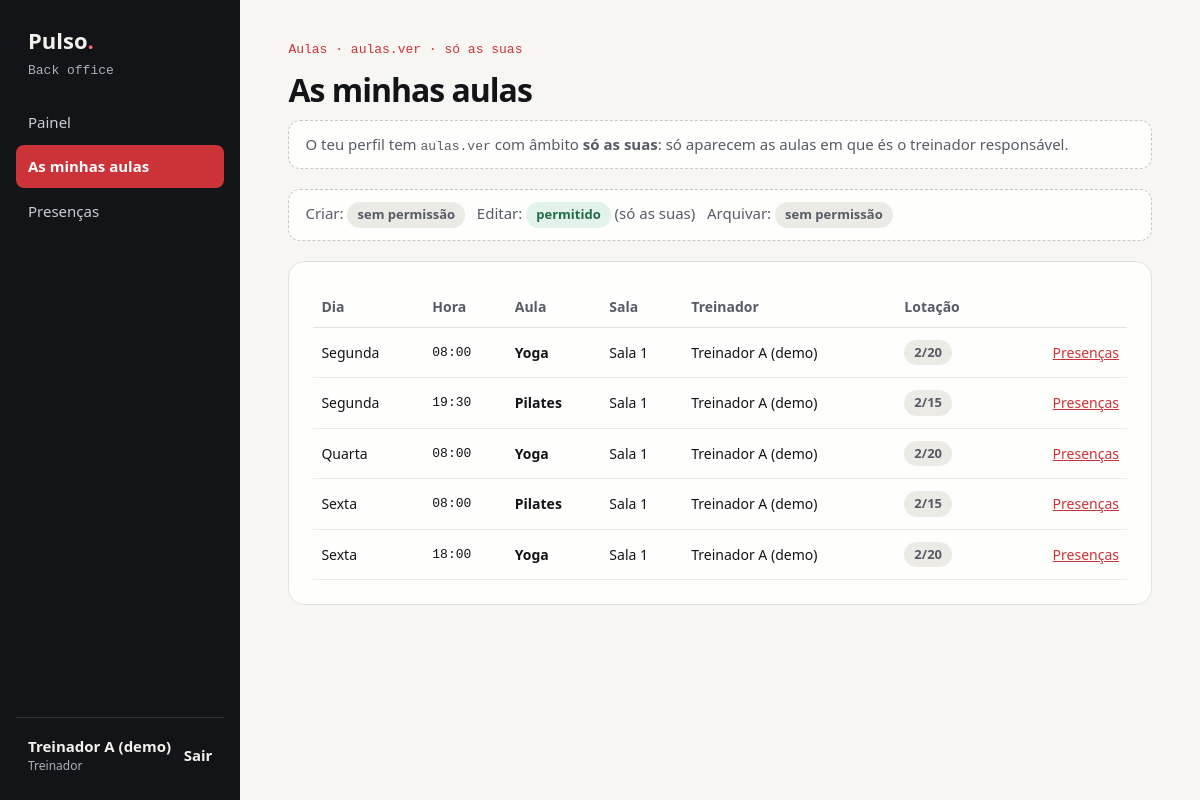
The app's page /app/backoffice/aulas.php (signed in) with its own data.
### tables this page shows
CREATE TABLE utilizadores (
  id            INT AUTO_INCREMENT PRIMARY KEY,
  nome          VARCHAR(100) NOT NULL,
  email         VARCHAR(150) NOT NULL UNIQUE,
  password_hash VARCHAR(255) NOT NULL,
  perfil_id     INT NOT NULL,
  ativo         TINYINT(1) NOT NULL DEFAULT 1,
  criado_em     DATETIME NOT NULL DEFAULT CURRENT_TIMESTAMP,
  FOREIGN KEY (perfil_id) REFERENCES perfis(id)
);

CREATE TABLE perfis (
  id        INT AUTO_INCREMENT PRIMARY KEY,
  nome      VARCHAR(40) NOT NULL UNIQUE,
  bloqueado TINYINT(1) NOT NULL DEFAULT 0    
);

CREATE TABLE aulas (
  id            INT AUTO_INCREMENT PRIMARY KEY,
  modalidade_id INT NOT NULL,
  treinador_id  INT NOT NULL,
  dia_semana    ENUM('Segunda','Terça','Quarta','Quinta','Sexta','Sábado') NOT NULL,
  hora_inicio   TIME NOT NULL,
  sala          VARCHAR(20) NOT NULL,
  lotacao_max   INT NOT NULL,
  arquivado_em  DATETIME NULL,
  FOREIGN KEY (modalidade_id) REFERENCES modalidades(id),
  FOREIGN KEY (treinador_id)  REFERENCES utilizadores(id)
);

CREATE TABLE modalidades (
  id   INT AUTO_INCREMENT PRIMARY KEY,
  nome VARCHAR(40) NOT NULL
);

### app/inc/bootstrap.php (called while the page is built, shortened)
<?php
function db(): PDO
{
    static $pdo = null;
    if ($pdo === null) {
        $dsn = sprintf('mysql:host=%s;dbname=%s;charset=utf8mb4', getenv('DB_HOST') ?: 'db', getenv('DB_NAME') ?: 'pulso');
        $pdo = new PDO($dsn, getenv('DB_USER') ?: 'pulso', getenv('DB_PASS') ?: 'pulso', [
            PDO::ATTR_ERRMODE            => PDO::ERRMODE_EXCEPTION,
            PDO::ATTR_DEFAULT_FETCH_MODE => PDO::FETCH_ASSOC,
            PDO::ATTR_EMULATE_PREPARES   => false,
        ]);
    }
    return $pdo;
}
function e(?string $s): string
{
    return htmlspecialchars((string) $s, ENT_QUOTES, 'UTF-8');
}
function utilizador(): ?array
{
    static $u = false;
    if ($u !== false) return $u;
    $st = db()->prepare('SELECT u.id, u.nome, u.email, u.perfil_id, p.nome AS perfil
                         FROM utilizadores u JOIN perfis p ON p.id = u.perfil_id
                         WHERE u.id = ? AND u.ativo = 1');
    $st->execute([$_SESSION['uid']]);
    $row = $st->fetch();
    $st = db()->prepare('SELECT pe.codigo, pp.ambito FROM perfil_permissao pp
                         JOIN permissoes pe ON pe.id = pp.permissao_id WHERE pp.perfil_id = ?');
    $st->execute([$row['perfil_id']]);
    $row['permissoes'] = array_column($st->fetchAll(), 'ambito', 'codigo');
    return $u = $row;
}
function permissoes_atuais(): array
{
    $u = utilizador();
    if ($u !== null) return $u['permissoes'];
    static $visitante = null;
    return $visitante;
}
function pode(string $codigo): bool
{
    return array_key_exists($codigo, permissoes_atuais());
}
function ambito(string $codigo): ?string
{
    return permissoes_atuais()[$codigo] ?? null;
}
function exigir(string ...$codigos): ?array
{
    foreach ($codigos as $c) {
        if (pode($c)) return utilizador();
    }
    exit;
}

### app/backoffice/aulas.php (the view, shortened to what this page needs)
<?php
require __DIR__ . '/../inc/bootstrap.php';
require __DIR__ . '/../inc/layout.php';
$u = exigir('aulas.ver');
$verArquivadas = ($_GET['ver'] ?? '') === 'arquivadas' && pode('aulas.arquivar');
$soAsMinhas = ambito('aulas.ver') === 'proprias';
$sql = "SELECT a.id, a.dia_semana, TIME_FORMAT(a.hora_inicio,'%H:%i') AS hora, a.sala, a.lotacao_max,
               m.nome AS modalidade, u.nome AS treinador,
               (SELECT COUNT(*) FROM inscricoes i WHERE i.aula_id = a.id) AS inscritos
        FROM aulas a JOIN modalidades m ON m.id = a.modalidade_id JOIN utilizadores u ON u.id = a.treinador_id
        WHERE a.arquivado_em IS " . ($verArquivadas ? 'NOT NULL' : 'NULL');
if ($soAsMinhas) {
    $st = db()->prepare($sql . ' AND a.treinador_id = ? ORDER BY FIELD(a.dia_semana,"Segunda","Terça","Quarta","Quinta","Sexta","Sábado"), a.hora_inicio');
    $st->execute([$u['id']]);
} else {
    $st = db()->query($sql . ' ORDER BY FIELD(a.dia_semana,"Segunda","Terça","Quarta","Quinta","Sexta","Sábado"), a.hora_inicio');
}
$aulas = $st->fetchAll();
layout_inicio('Aulas', 'aulas');
?>
<p class="eyebrow">Aulas · <code>aulas.ver</code><?= $soAsMinhas ? ' · só as suas' : '' ?></p>
<h1><?= $soAsMinhas ? 'As minhas aulas' : 'Horário semanal' ?></h1>
<?php if ($soAsMinhas): ?>
  <p class="nota">O teu perfil tem <code>aulas.ver</code> com âmbito <strong>só as suas</strong>: só aparecem as aulas em que és o treinador responsável.</p>
<?php endif; ?>
<p class="nota">
  <?= etiqueta_permissao('Criar', 'aulas.criar') ?> &nbsp;
  <?= etiqueta_permissao('Editar', 'aulas.editar') ?><?= ambito('aulas.editar') === 'proprias' ? ' (só as suas)' : '' ?> &nbsp;
  <?= etiqueta_permissao('Arquivar', 'aulas.arquivar') ?>
</p>
<section class="cartao"><div class="tabela"><table>
  <thead><tr><th>Dia</th><th>Hora</th><th>Aula</th><th>Sala</th><th>Treinador</th><th>Lotação</th><th></th></tr></thead>
  <tbody>
  <?php foreach ($aulas as $a): $cheia = $a['inscritos'] >= $a['lotacao_max']; ?>
    <tr>
      <td><?= e($a['dia_semana']) ?></td><td class="mono"><?= e($a['hora']) ?></td>
      <td><strong><?= e($a['modalidade']) ?></strong></td><td><?= e($a['sala']) ?></td><td><?= e($a['treinador']) ?></td>
      <td><span class="tag <?= $cheia ? 'vermelho' : 'cinza' ?>"><?= (int) $a['inscritos'] ?>/<?= (int) $a['lotacao_max'] ?></span></td>
      <td style="text-align:right;white-space:nowrap">
        <?php if (pode('presencas.marcar') && !$verArquivadas): ?><a href="/backoffice/presencas.php?aula=<?= (int) $a['id'] ?>">Presenças</a><?php endif; ?>
      </td>
    </tr>
  <?php endforeach; ?>
  </tbody>
</table></div></section>
<?php layout_fim();

### app/inc/layout.php (shortened to what this page needs)
<?php
function menu_backoffice(): array
{
    return [
        ['painel',       'Painel',              '/backoffice/index.php',        null],
        ['dashboard',    'Dashboard',           '/backoffice/dashboard.php',    'dashboard.ver'],
        ['socios',       'Sócios',              '/backoffice/socios.php',       'socios.ver'],
        ['planos',       'Planos',              '/backoffice/planos.php',       'planos.ver'],
        ['mensalidades', 'Mensalidades',        '/backoffice/mensalidades.php', 'mensalidades.ver'],
        ['aulas',        ambito('aulas.ver') === 'proprias' ? 'As minhas aulas' : 'Aulas', '/backoffice/aulas.php', 'aulas.ver'],
        ['presencas',    'Presenças',           '/backoffice/presencas.php',    'presencas.marcar'],
        ['utilizadores', 'Equipa',              '/backoffice/utilizadores.php', 'utilizadores.ver'],
        ['perfis',       'Perfis e permissões', '/backoffice/perfis.php',       'perfis.ver'],
    ];
}
function layout_inicio(string $titulo, string $ativo, string $zona = 'backoffice'): void
{
    $u = utilizador();
    $itens = $zona === 'area' ? menu_area() : menu_backoffice();
    ?><!doctype html>
<html lang="pt-PT">
<head>
<link rel="stylesheet" href="/assets/style.css">
</head>
<body>
<div class="app">
  <aside class="menu" aria-label="Menu">
    <a class="logo" href="<?= $zona === 'area' ? '/area/index.php' : '/backoffice/index.php' ?>">Pulso<span>.</span></a>
    <p class="mono zona"><?= $zona === 'area' ? 'Área do sócio' : 'Back office' ?></p>
    <nav>
      <?php foreach ($itens as [$chave, $rotulo, $url, $perm]):
          if ($perm !== null && !pode($perm)) continue;  ?>
        <a href="<?= e($url) ?>"<?= $chave === $ativo ? ' class="ativo" aria-current="page"' : '' ?>><?= e($rotulo) ?></a>
      <?php endforeach; ?>
    </nav>
    <div class="quem">
      <div><strong><?= e($u['nome']) ?></strong><span><?= e($u['perfil']) ?></span></div>
      <form method="post" action="/logout.php"><?= csrf_campo() ?><button type="submit">Sair</button></form>
    </div>
  </aside>
  <main class="conteudo">
<?php
}
function layout_fim(): void
{
    ?>
  </main>
</div>
</body>
</html>
<?php
}
function etiqueta_permissao(string $rotulo, string $codigo): string
{
    $ok = pode($codigo);
    return e($rotulo) . ': <span class="tag ' . ($ok ? 'verde' : 'cinza') . '" title="' . e($codigo) . '">'
         . ($ok ? 'permitido' : 'sem permissão') . '</span>';
}

### app/assets/style.css (style rules this page uses)
:root { --papel:#F7F6F3;--sup:#FEFEFD;--tinta:#121418;--mudo:#565B66;--linha:#E4E2DD;--linha2:#ECEAE5;--campo:#C9C6BF;--acento:#CC3339;--acento2:#9F2328 }
* { box-sizing:border-box }
body { margin:0;background:var(--papel);color:var(--tinta);font-family:"Plus Jakarta Sans",system-ui,Arial,sans-serif;font-size:15px;line-height:1.5 }
a { color:var(--acento) }
.mono,code { font-family:"JetBrains Mono",ui-monospace,Consolas,monospace;font-size:13px }
h1 { font-size:32px;letter-spacing:-1px;margin:0 0 6px }
.app { display:flex;flex-wrap:wrap;min-height:100vh }
.menu { flex:1 1 240px;max-width:100%;background:var(--tinta);color:#F3F1EC;padding:24px 16px;display:flex;flex-direction:column;gap:20px }
.menu .logo { font-size:22px;font-weight:800;color:#F3F1EC;text-decoration:none;padding:0 12px }
.menu .logo span { color:#FF6B6F }
.menu .zona { color:#A9AFBA;margin:-16px 12px 0 }
.menu nav { display:flex;flex-direction:column;gap:2px }
.menu nav a { color:#C9CDD4;text-decoration:none;padding:10px 12px;border-radius:8px }
.menu nav a.ativo { background:var(--acento);color:#FEFEFD;font-weight:700 }
.menu .quem { margin-top:auto;border-top:1px solid #2E323A;padding:16px 12px 0;display:flex;justify-content:space-between;align-items:center;gap:8px }
.menu .quem span { display:block;font-size:12px;color:#A9AFBA }
.menu .quem button { background:none;border:0;color:#F3F1EC;font:inherit;font-weight:600;cursor:pointer;padding:10px 0 }
.conteudo { flex:999 1 560px;min-width:0;padding:40px 48px 56px }
.eyebrow { font-family:"JetBrains Mono",monospace;font-size:13px;color:var(--acento);margin:0 0 6px }
.cartao { background:var(--sup);border:1px solid var(--linha);border-radius:16px;padding:24px;margin:0 0 20px }
.tabela { overflow-x:auto }
table { width:100%;border-collapse:collapse;font-size:14px }
th { text-align:left;color:var(--mudo);font-weight:700;padding:10px 8px;border-bottom:1px solid var(--linha) }
td { padding:12px 8px;border-bottom:1px solid var(--linha2);vertical-align:middle }
.tag { display:inline-block;font-weight:700;font-size:13px;padding:3px 10px;border-radius:999px }
.verde { color:#1F6E46;background:#E3F2EA }
.cinza { color:var(--mudo);background:var(--linha2) }
.nota { border:1px dashed var(--campo);border-radius:12px;padding:12px 16px;color:var(--mudo);background:var(--sup);margin:0 0 20px }

### records on screen
utilizadores: nome "Treinador A (demo)", perfil.nome "Treinador"
aulas: dia_semana "Segunda", hora "08:00", modalidade.nome "Yoga", sala "Sala 1", treinador.nome "Treinador A (demo)", inscritos "2", lotacao_max "20"
aulas: dia_semana "Segunda", hora "19:30", modalidade.nome "Pilates", sala "Sala 1", treinador.nome "Treinador A (demo)", inscritos "2", lotacao_max "15"
aulas: dia_semana "Quarta", hora "08:00", modalidade.nome "Yoga", sala "Sala 1", treinador.nome "Treinador A (demo)", inscritos "2", lotacao_max "20"
aulas: dia_semana "Sexta", hora "08:00", modalidade.nome "Pilates", sala "Sala 1", treinador.nome "Treinador A (demo)", inscritos "2", lotacao_max "15"
aulas: dia_semana "Sexta", hora "18:00", modalidade.nome "Yoga", sala "Sala 1", treinador.nome "Treinador A (demo)", inscritos "2", lotacao_max "20"

### other values on screen
$rotulo "Painel"
$rotulo "As minhas aulas"
$rotulo "Presenças"
$rotulo "Criar Editar Arquivar"
